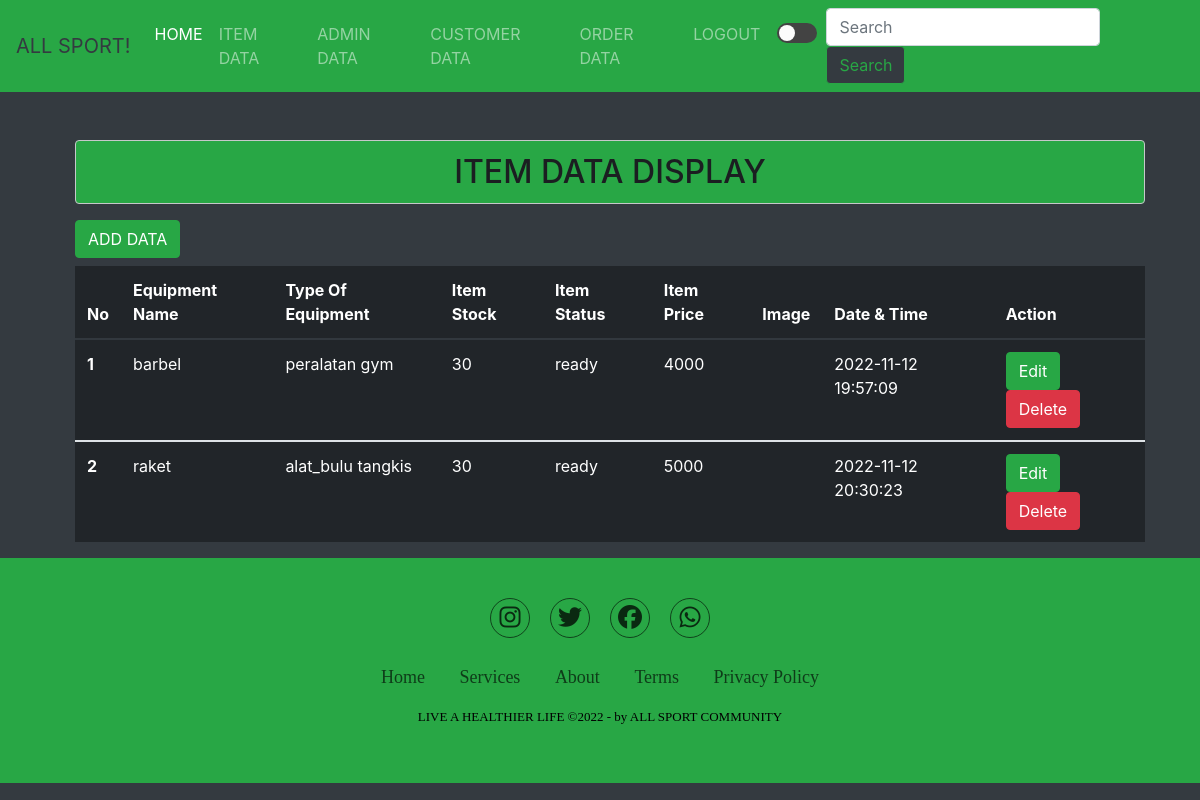
/tampilan_barang.php (signed in), run on the app's committed database.
### tables this page shows
CREATE TABLE `goods` (
  `id_barang` int(5) NOT NULL,
  `nama_barang` varchar(30) NOT NULL,
  `jenis_barang` varchar(30) NOT NULL,
  `stok_barang` int(5) NOT NULL,
  `status_barang` enum('ready','tidak') DEFAULT NULL,
  `harga_barang` int(20) NOT NULL,
  `gambar` varchar(100) NOT NULL,
  `tanggal` datetime NOT NULL
);

### tampilan_barang.php (the view, shortened to what this page needs)
<?php
   include('koneksi.php');
   $tampil = mysqli_query($koneksi, "SELECT * FROM goods order by id_barang asc");
?>
<!DOCTYPE html>
<html lang="en">
<head>
  <link rel="stylesheet" href="https://cdn.jsdelivr.net/npm/bootstrap@4.0.0/dist/css/bootstrap.min.css">
  <link rel="stylesheet" href="style.css">
  <link rel="stylesheet" href="forms1.css">
  <link rel="stylesheet" href="dark_md.css">
  <link rel="stylesheet" href="https://cdnjs.cloudflare.com/ajax/libs/font-awesome/6.2.0/css/all.min.css" />
  <link href="//netdna.bootstrapcdn.com/font-awesome/3.2.1/css/font-awesome.css" rel="stylesheet">
</head>
<body>
  <nav class="navbar navbar-expand-lg navbar-dark bg-success">
    <a class="navbar-brand text-dark" href="#">ALL SPORT!</a>
    <div class="collapse navbar-collapse" id="navbarSupportedContent">
      <ul class="navbar-nav mr-auto">
        <li class="nav-item active">
          <a class="nav-link" href="home.php">HOME <span class="sr-only">(current)</span></a>
        </li>
        <li class="nav-item">
            <a class="nav-link" href="tampilan_barang.php">ITEM DATA</a>
        </li>
        <li class="nav-item">
          <a class="nav-link" href="data_admin.php">ADMIN DATA</a>
        </li>
        <li class="nav-item">
          <a class="nav-link" href="data_pembeli.php">CUSTOMER DATA</a>
        </li>
        <li class="nav-item">
            <a class="nav-link" href="data_pesanan.php">ORDER DATA</a>
          </li>
        <li class="nav-item">
            <a class="nav-link" href="logout.php">LOGOUT</a>
        </li>
        <li class="nav-item">
            <input type="checkbox" onclick="ubahMode()">
          </li>
      </ul>
        <form action="" method="post" class="form-inline my-2 my-lg-0">
          <input type="text" name="keyword" class="form-control mr-sm-2"  placeholder="Search" aria-label="Search">
          <button name="cari" class="btn btn-outline-success my-2 my-sm-0 bg-dark" type="submit">Search</button>
        </form>
    </div>
  </nav>
  <div class="tabel col-md-11" style=" margin-left: 60px;">
        <h2 class="alert alert-dark text-center mt-5" style="background-color: #28a745">ITEM DATA DISPLAY</h2>
        <table rules="rows" class="table table-dark mt-2">
          <a href="forms.php" class="btn btn-success">ADD DATA</a>
          <thead>
              <tr>
              <th scope="col">No</th>
              <th scope="col">Equipment Name</th>
              <th scope="col">Type Of Equipment</th>
              <th scope="col">Item Stock</th>
              <th scope="col">Item Status</th>
              <th scope="col">Item Price</th>
              <th scope="col">Image</th>
              <th scope="col">Date & Time</th>
              <th scope="col">Action</th>
              </tr>
          </thead>
          <?php $i = 1; ?>
          <?php
            while($data = mysqli_fetch_array($tampil)):
          ?>
          <tbody>
              <tr>
                  <th scope="row"><?= $i; ?></th>
                  <td><?=$data['nama_barang'] ?></td>
                  <td><?=$data['jenis_barang'] ?></td>
                  <td><?=$data['stok_barang'] ?></td>
                  <td><?=$data['status_barang'] ?></td>
                  <td><?=$data['harga_barang'] ?></td>
                  <td><img src="img/<?=$data['gambar'] ?>" width="80px" alt=""></td>
                  <td><?=$data['tanggal'] ?></td>
                  <td>
                    <a href="update_barang.php?id_barang=<?=$data['id_barang'] ?>" class="btn btn-success">Edit</a>
                    <a href="delete_barang.php?id_barang=<?=$data['id_barang'] ?>" class="btn btn-danger">Delete</a>
                  </td>
              </tr>
          <?php $i++; ?>
          <?php endwhile; ?>
        </table>
  </div>
  <section class="footer" style="background-color: #28a745">
    <div class="social">
    <a href="https://www.instagram.com/metanocrzrt_/"><i class="fab fa-instagram"></i></a>
    <a href="https://twitter.com/jokowi"><i class="fab fa-twitter"></i></a>
    <a href="https://id-id.facebook.com/Jokowi/"><i class="fab fa-facebook"></i></a>
    <a href="https://wa.me/6282150808102"> <i class="fab fa-whatsapp"></i> </a>
    </div>
    <ul class="list">
      <li>
        <a href="#">Home</a>
      </li>
      <li>
        <a href="#">Services</a>
      </li>
      <li>
        <a href="#">About</a>
      </li>
      <li>
        <a href="#">Terms</a>
      </li>
      <li>
        <a href="#">Privacy Policy</a>
      </li>
    </ul>
    <p class="copyright">
      LIVE A HEALTHIER LIFE &copy;2022 - by ALL SPORT COMMUNITY
    </p>
  </section>
</body>
</html>

### style.css (style rules this page uses)
* { box-sizing: border-box; margin: 0; padding: 0; }
body { background-color: white; color: black; }
.navbar { margin-bottom: 25px; }
.text-center { background-color:#28a745; }
.footer { font-family:'Sege UI'; font-weight: 400; background-color:#28a745; padding: 40px 0; }
.footer .social { text-align: center; padding-bottom: 25px; color: #000000; }
.footer .social a { font-size: 24px; color: inherit; border: 1px solid rgba(0, 0, 0, 0.8); width: 40px; height: 40px; line-height: 38px; display: inline-block; text-align: center; border-radius: 50%; margin: 0 8px; opacity: 0.75; }
.footer ul { margin-top:0; padding: 0; list-style: none; font-size: 18px; line-height: 1.6; margin-bottom: 0; text-align: center; }
.footer ul li a { color:rgba(0, 0, 0, 0.8) ; text-decoration: none; opacity: 0.8; }
.footer ul li { display: inline-block; padding: 0 15px; }
.footer .copyright { margin-top: 15px; text-align: center; font-size: 13px; color: #000000; }

### forms1.css (style rules this page uses)
body { background-color: #343a40; }

### dark_md.css (style rules this page uses)
input[type="checkbox"] { margin: 9px; position: relative; width: 40px; height: 20px; appearance: none; background-color: #434343; outline: none; border-radius: 10px; transition: .5s ease; cursor: pointer; }
input[type="checkbox"]::before { content: ''; position: absolute; width: 16px; height: 16px; background-color: #fcfcfc; border-radius: 50%; top: 2px; left: 2px; transition: .5s ease; }

### data on the page
goods: nama_barang "barbel", jenis_barang "peralatan gym", stok_barang "30", status_barang "ready", harga_barang "4000", tanggal "2022-11-12 19:57:09"
goods: nama_barang "raket", jenis_barang "alat_bulu tangkis", stok_barang "30", status_barang "ready", harga_barang "5000", tanggal "2022-11-12 20:30:23"
